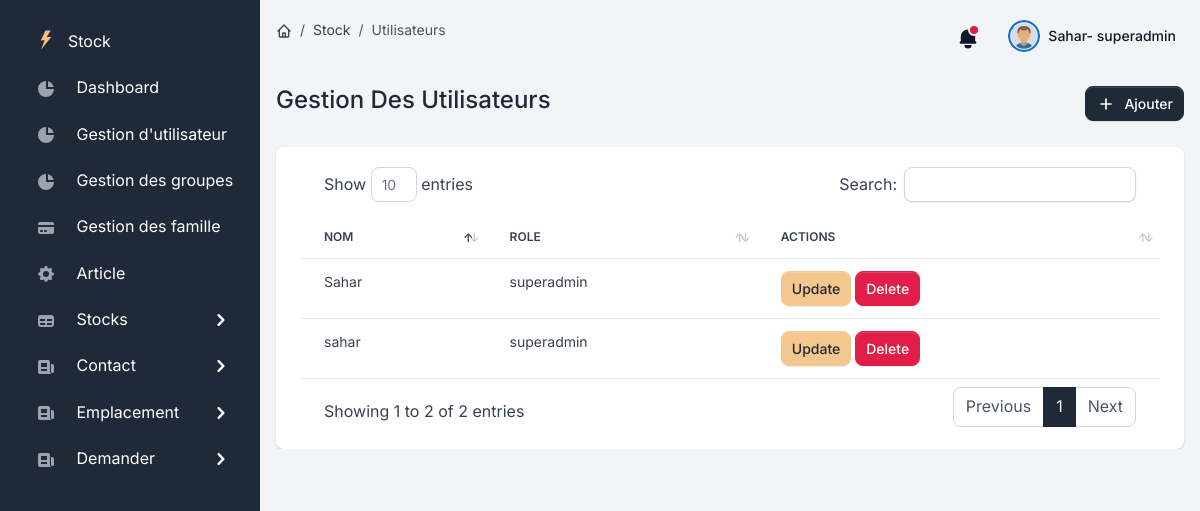
Screenshot of /list_utilisateurs (signed in) with the database file from the repository.
### users/models.py (models this page shows)
class User(AbstractUser):
    USER_TYPE_CHOICES = (
      (1, 'admin'),
      (2, 'user'),
      (4, 'superadmin'),)
    role = models.PositiveSmallIntegerField(choices=USER_TYPE_CHOICES,default=4)

### users/views.py (the view)
# urls.py: path('list_utilisateurs',views.users_view,name='users'),
@login_required(redirect_field_name='login')
def users_view(request):
    users_list = User.objects.values()
    context = {'list_users':users_list,'page_name':'Utilisateurs'}
    return render(request,"./PageUser/users_list.html",context)

### users/templates/PageUser/users_list.html (shortened to what this page needs)
{% extends "layouts/base.html" %}
{% block content %}
{% if user.is_superuser %}
<div class="d-flex justify-content-between flex-wrap flex-md-nowrap align-items-center py-4">
  <div class="d-block mb-2 mb-md-0">
  <h2 class="h4">Gestion Des Utilisateurs</h2>
</div>
  <div class="btn-toolbar mb-2 mb-md-0">
      <a href="{% url 'add_users' %}" class="btn btn-sm btn-gray-800 d-inline-flex align-items-center">
          <svg class="icon icon-xs me-2" fill="none" stroke="currentColor" viewBox="0 0 24 24" xmlns="http://www.w3.org/2000/svg"><path stroke-linecap="round" stroke-linejoin="round" stroke-width="2" d="M12 6v6m0 0v6m0-6h6m-6 0H6"></path></svg>
          Ajouter
      </a>
  </div>
</div>
<div class="card card-body border-0 shadow table-wrapper table-responsive">
  <table id="table" class="table table-hover">
      <thead>
        <tr>
          <th class="border-gray-200">nom</th>
          <th class="border-gray-200">role</th>
       <th class="border-gray-200">actions</th>
        </tr>
            <tbody>
                {% for user in list_users %}
                {% if user.is_active == True %}
              <tr>
                <td>{{user.username}}</td>
                {% if user.is_superuser == True %}
                <td>superadmin</td>
                {% elif user.is_staff == True %}
                <td>admin</td>
                {% elif user.is_staff == False%}
                <td>simple user</td>
                {% endif %}
                <td>
                  <a class="btn btn-warning btn-sm" href="{% url 'users_update' user.id  %}">Update</a>
                  <a class="btn btn-danger btn-sm" href="{% url 'users_delete' user.id  %}">Delete</a>
              </td>
              </tr>
              {% endif %}
              {% endfor %}
            </tbody>
          </table>
        </div>
      {% endif %}
{% endblock content %}

### users/templates/includes/navigation.html (shortened to what this page needs)
<nav class="navbar navbar-top navbar-expand navbar-dashboard navbar-dark ps-0 pe-2 pb-0">
              <div class="container-fluid px-0">
                <div class="d-flex justify-content-between w-100" id="navbarSupportedContent">
                  <div class="d-flex align-items-center">
                    <nav aria-label="breadcrumb" class="d-none d-md-inline-block">
                      <ol class="breadcrumb breadcrumb-dark breadcrumb-transparent">
                        <li class="breadcrumb-item">
                          <a href="{% url 'index' %}">
                          </a>
                      </li>
                      <li class="breadcrumb-item"><a href="#">Stock</a></li>
                      <li class="breadcrumb-item active" aria-current="page">{{page_name}}</li>
                  </ol>
              </nav>
                  </div>
                  <ul class="navbar-nav align-items-center">
                    <li class="nav-item dropdown">
                      <a class="nav-link text-dark notification-bell unread dropdown-toggle" data-unread-notifications="true" href="#" role="button" data-bs-toggle="dropdown" data-bs-display="static" aria-expanded="false">
                        <svg class="icon icon-sm text-gray-900" fill="currentColor" viewBox="0 0 20 20" xmlns="http://www.w3.org/2000/svg"><path d="M10 2a6 6 0 00-6 6v3.586l-.707.707A1 1 0 004 14h12a1 1 0 00.707-1.707L16 11.586V8a6 6 0 00-6-6zM10 18a3 3 0 01-3-3h6a3 3 0 01-3 3z"></path></svg>
                      </a>
                    </li>
                    <li class="nav-item dropdown ms-lg-3">
                      <a class="nav-link dropdown-toggle pt-1 px-0" href="#" role="button" data-bs-toggle="dropdown" aria-expanded="false">
                        <div class="media d-flex align-items-center">
                          <img class="avatar rounded-circle" alt="Image placeholder" src="/static/assets/img/team/utilisateur.png">
                          <div class="media-body ms-2 text-dark align-items-center d-none d-lg-block">
                            <span class="mb-0 font-small fw-bold text-gray-900">
                              <strong>{{ request.user.username }}-
                                {% if request.user.is_staff and request.user.is_superuser %}
                                superadmin
                              {% elif  request.user.is_staff %}
                              admin
                              {% else %}
                              manager
                              {% endif %}
                              </strong>
                            </span>
                          </div>
                        </div>
                      </a>
                    </li>
                  </ul>
                </div>
              </div>
            </nav>

### users/static/assets/css/datatable.css (style rules this page uses)
table.dataTable { clear:both;margin-top:6px !important;margin-bottom:6px !important;max-width:none !important;border-collapse:separate !important;border-spacing:0 }
table.dataTable td,table.dataTable th { -webkit-box-sizing:content-box;box-sizing:content-box }
table.dataTable>thead>tr>th:not(.sorting_disabled),table.dataTable>thead>tr>td:not(.sorting_disabled) { padding-right:30px }
table.dataTable>thead .sorting,table.dataTable>thead .sorting_asc,table.dataTable>thead .sorting_desc,table.dataTable>thead .sorting_asc_disabled,table.dataTable>thead .sorting_desc_disabled { cursor:pointer;position:relative }
table.dataTable>thead .sorting:before,table.dataTable>thead .sorting:after,table.dataTable>thead .sorting_asc:before,table.dataTable>thead .sorting_asc:after,table.dataTable>thead .sorting_desc:before,table.dataTable>thead .sorting_desc:after,table.dataTable>thead .sorting_asc_disabled:before,table.dataTable>thead .sorting_asc_disabled:after,table.dataTable>thead .sorting_desc_disabled:before,table.dataTable>thead .sorting_desc_disabled:after { position:absolute;bottom:.9em;display:block;opacity:.3 }
table.dataTable>thead .sorting:before,table.dataTable>thead .sorting_asc:before,table.dataTable>thead .sorting_desc:before,table.dataTable>thead .sorting_asc_disabled:before,table.dataTable>thead .sorting_desc_disabled:before { right:1em;content:"↑" }
table.dataTable>thead .sorting:after,table.dataTable>thead .sorting_asc:after,table.dataTable>thead .sorting_desc:after,table.dataTable>thead .sorting_asc_disabled:after,table.dataTable>thead .sorting_desc_disabled:after { right:.5em;content:"↓" }
table.dataTable>thead .sorting_asc:before,table.dataTable>thead .sorting_desc:after { opacity:1 }

### rows the page displays
User: user.username "Sahar", username "Sahar", is_superuser "superadmin"
User: username "sahar", is_superuser "superadmin"

### other values shown
{{ page_name }} "Utilisateurs"
